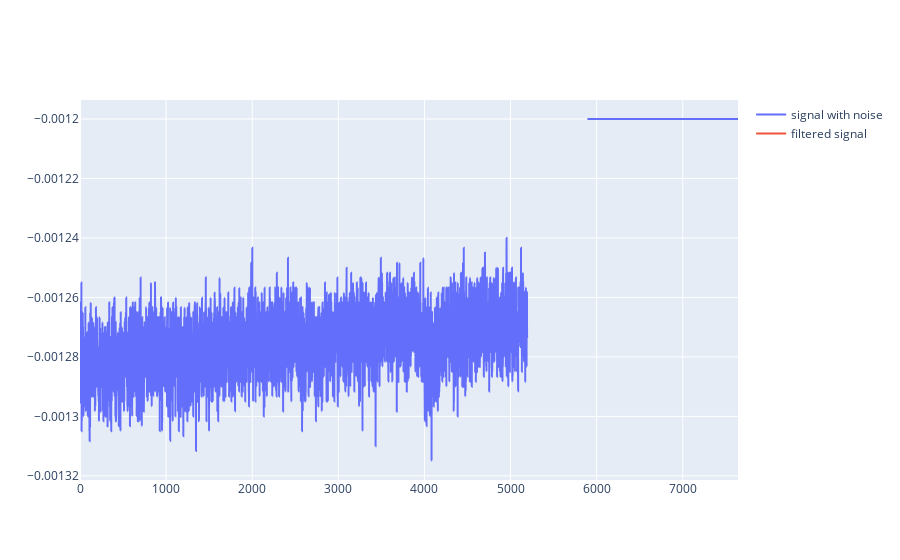

Notebook code cell kept with this figure:
### Code cell
#Filter the data, and plot the comparison of original and filtered signals

#Apply filtering for Auxiliray channel TU1 U(V) samples
yAC = lowpass_filter(dfAC, cutoff, fs, order)  

filterFig = go.Figure()
filterFig.add_trace(go.Scatter(
            y = dfAC,
            line =  dict(shape =  'spline' ),
            name = 'signal with noise'
            ))
filterFig.add_trace(go.Scatter(
            y = yAC,
            line =  dict(shape =  'spline' ),
            name = 'filtered signal'
            ))
filterFig.show(config=conf)

### Figure 1 — Plotly figure (JSON) as saved in the notebook; plotly's stock layout.template omitted (floating-point values rounded to 4 significant figures; data arrays with more than 128 entries replaced by an {"elided": "..."} marker saying what was removed)
{"data": [{"line": {"shape": "spline"}, "name": "signal with noise", "type": "scatter", "y": {"elided": "7643 float values"}}, {"line": {"shape": "spline"}, "name": "filtered signal", "type": "scatter", "y": {"elided": "7643 null values"}}], "layout": {}}
